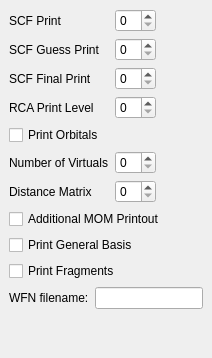
       <widget class="QWidget" name="AdvancedPrintOptions" >
        <layout class="QVBoxLayout" >
         <property name="margin" >
          <number>9</number>
         </property>
         <property name="spacing" >
          <number>6</number>
         </property>
         <item>
          <layout class="QGridLayout" >
           <property name="margin" >
            <number>0</number>
           </property>
           <property name="spacing" >
            <number>6</number>
           </property>
           <item row="0" column="0" >
            <widget class="QLabel" name="label_29" >
             <property name="text" >
              <string>SCF Print</string>
             </property>
            </widget>
           </item>
           <item row="5" column="1" >
            <widget class="QSpinBox" name="print_orbitals" />
           </item>
           <item row="0" column="1" >
            <widget class="QSpinBox" name="scf_print" />
           </item>
           <item row="5" column="0" >
            <widget class="QLabel" name="label_27" >
             <property name="text" >
              <string>Number of Virtuals</string>
             </property>
            </widget>
           </item>
           <item row="6" column="0" >
            <widget class="QLabel" name="label_105" >
             <property name="text" >
              <string>Distance Matrix</string>
             </property>
            </widget>
           </item>
           <item row="1" column="1" >
            <widget class="QSpinBox" name="scf_guess_print" />
           </item>
           <item row="2" column="1" >
            <widget class="QSpinBox" name="scf_final_print" />
           </item>
           <item row="6" column="1" >
            <widget class="QSpinBox" name="print_distance_matrix" />
           </item>
           <item row="1" column="0" >
            <widget class="QLabel" name="label_30" >
             <property name="text" >
              <string>SCF Guess Print</string>
             </property>
            </widget>
           </item>
           <item row="2" column="0" >
            <widget class="QLabel" name="label_43" >
             <property name="text" >
              <string>SCF Final Print</string>
             </property>
            </widget>
           </item>
           <item row="4" column="0" >
            <widget class="QCheckBox" name="qui_print_orbitals" >
             <property name="text" >
              <string>Print Orbitals</string>
             </property>
            </widget>
           </item>
           <item row="0" column="2" >
            <spacer>
             <property name="orientation" >
              <enum>Qt::Horizontal</enum>
             </property>
             <property name="sizeHint" >
              <size>
               <width>40</width>
               <height>20</height>
              </size>
             </property>
            </spacer>
           </item>
           <item row="3" column="0" >
            <widget class="QLabel" name="label_85" >
             <property name="text" >
              <string>RCA Print Level</string>
             </property>
            </widget>
           </item>
           <item row="3" column="1" >
            <widget class="QSpinBox" name="rca_print" />
           </item>
          </layout>
         </item>
         <item>
          <widget class="QCheckBox" name="mom_print" >
           <property name="text" >
            <string>Additional MOM Printout</string>
           </property>
          </widget>
         </item>
         <item>
          <widget class="QCheckBox" name="print_general_basis" >
           <property name="text" >
            <string>Print General Basis</string>
           </property>
          </widget>
         </item>
         <item>
          <widget class="QCheckBox" name="scf_print_frgm" >
           <property name="text" >
            <string>Print Fragments</string>
           </property>
          </widget>
         </item>
         <item>
          <layout class="QHBoxLayout" >
           <property name="margin" >
            <number>0</number>
           </property>
           <property name="spacing" >
            <number>6</number>
           </property>
           <item>
            <widget class="QLabel" name="label_89" >
             <property name="text" >
              <string>WFN filename:</string>
             </property>
            </widget>
           </item>
           <item>
            <widget class="QLineEdit" name="write_wfn" />
           </item>
          </layout>
         </item>
         <item>
          <spacer>
           <property name="orientation" >
            <enum>Qt::Vertical</enum>
           </property>
           <property name="sizeHint" >
            <size>
             <width>20</width>
             <height>40</height>
            </size>
           </property>
          </spacer>
         </item>
        </layout>
       </widget>
